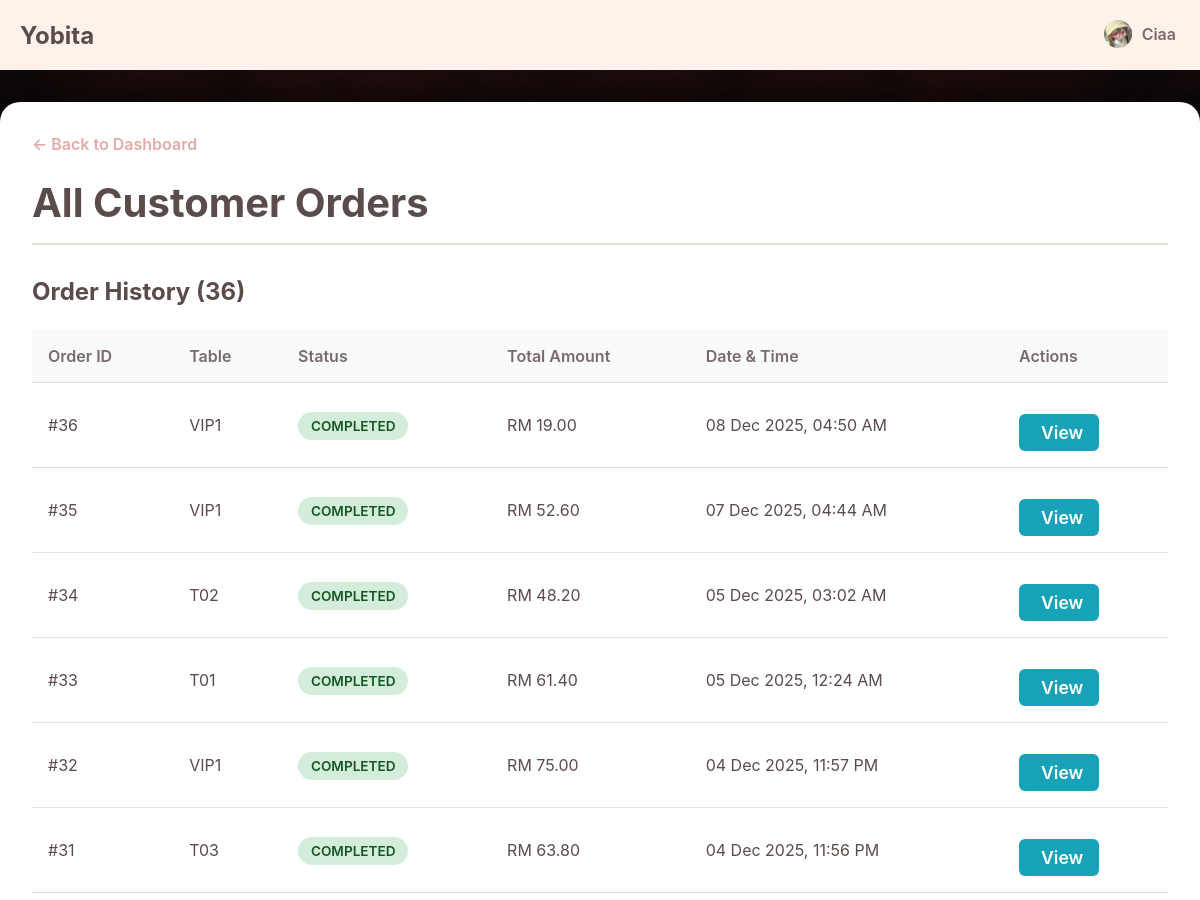
The app's page /app/admin/viewOrder.php (signed in, upper part), older data.
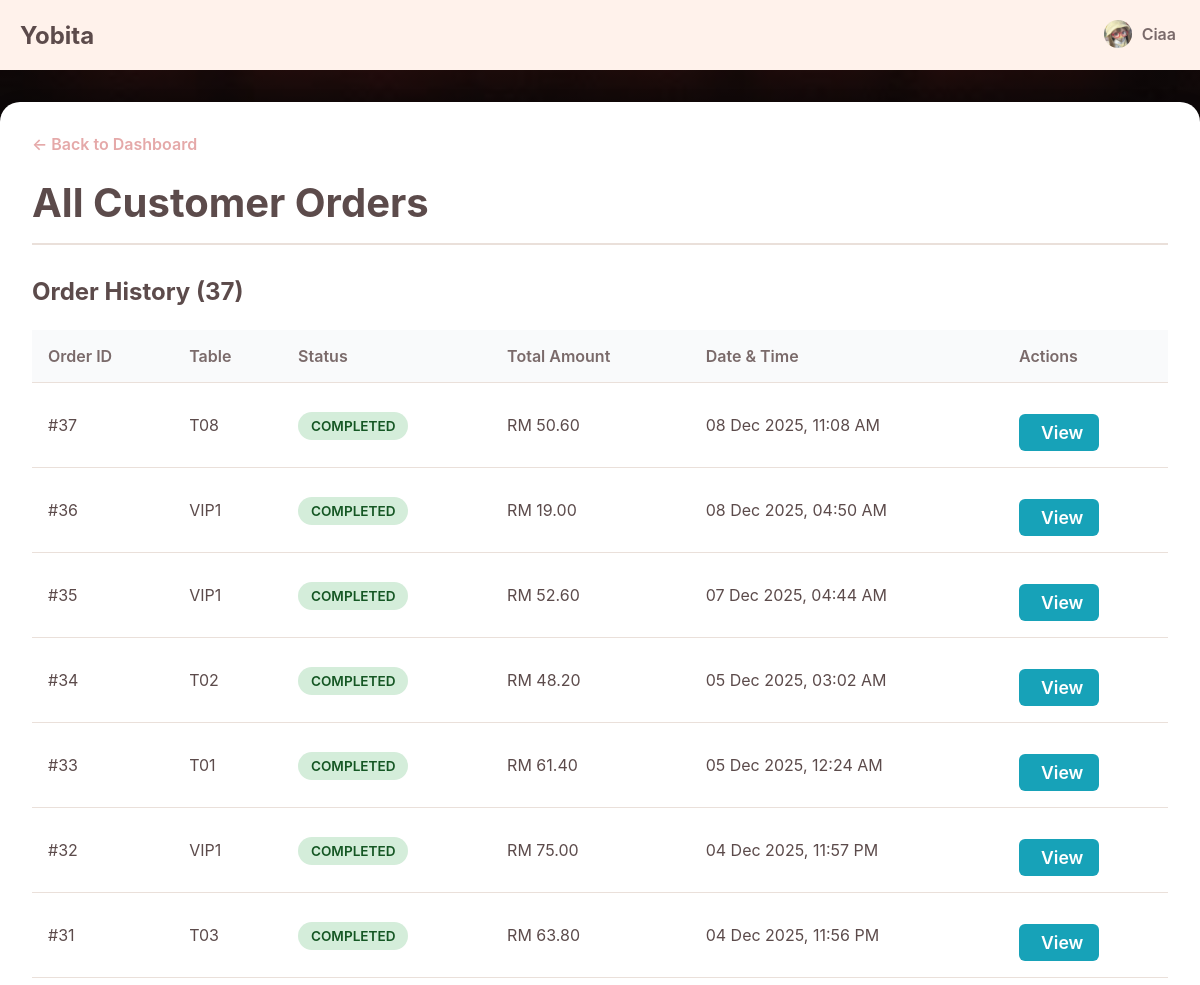
The same page, newer data.
### tables this page shows
CREATE TABLE `orders` (
  `id` int(10) UNSIGNED NOT NULL,
  `table_id` int(10) UNSIGNED NOT NULL,
  `user_id` int(10) UNSIGNED NOT NULL,
  `status` enum('pending','prepared','completed','cancelled') NOT NULL DEFAULT 'pending',
  `total_amount` decimal(10,2) DEFAULT 0.00,
  `created_at` timestamp NOT NULL DEFAULT current_timestamp()
);

CREATE TABLE `dining_tables` (
  `id` int(10) UNSIGNED NOT NULL,
  `table_number` varchar(10) NOT NULL,
  `capacity` int(11) NOT NULL DEFAULT 4,
  `status` enum('available','occupied','reserved') NOT NULL DEFAULT 'available'
);

### app/admin/viewOrder.php (the view, shortened to what this page needs)
<?php
require_once '../connection.php';
$basePath = "../";
include '../_header.php';
try {
    $sql = "SELECT
                o.id,
                o.status,
                o.total_amount,
                o.created_at,
                dt.table_number
            FROM orders o
            JOIN dining_tables dt ON o.table_id = dt.id
            ORDER BY o.created_at DESC";
    $stmt = $pdo->query($sql);
    $orders = $stmt->fetchAll();
} catch (PDOException $e) {
    $orders = [];
    $message = "Error fetching orders: " . $e->getMessage();
    $message_type = "error";
}
$status_classes = [
    'pending' => 'status-pending',
    'completed' => 'status-completed',
    'cancelled' => 'status-cancelled'
];
?>
<link rel="stylesheet" href="<?php echo $basePath; ?>css/viewOrders.css">
<main class="main-wrapper">
    <div class="admin-container">
        <a href="dashboard.php" class="back-link">← Back to Dashboard</a>
        <div class="page-header">
            <h1>All Customer Orders</h1>
        </div>
        <div class="orders-list-section">
            <h2 class="section-title">Order History (<?php echo count($orders); ?>)</h2>
            <div class="table-responsive">
                <table>
                    <thead>
                        <tr>
                            <th>Order ID</th>
                            <th>Table</th>
                            <th>Status</th>
                            <th>Total Amount</th>
                            <th>Date & Time</th>
                            <th>Actions</th>
                        </tr>
                    </thead>
                    <tbody>
                        <?php if (empty($orders)): ?>
                            <tr>
                                <td colspan="6">No orders have been placed yet.</td>
                            </tr>
                        <?php else: ?>
                            <?php foreach ($orders as $order): ?>
                                <tr>
                                    <td data-label="Order ID">#<?php echo htmlspecialchars($order['id']); ?></td>
                                    <td data-label="Table"><?php echo htmlspecialchars($order['table_number']); ?></td>
                                    <td data-label="Status">
                                        <span class="status-badge <?php echo $status_classes[$order['status']] ?? ''; ?>">
                                            <?php echo htmlspecialchars(ucfirst($order['status'])); ?>
                                        </span>
                                    </td>
                                    <td data-label="Total Amount">RM <?php echo number_format($order['total_amount'], 2); ?></td>
                                    <td data-label="Date & Time"><?php echo date("d M Y, h:i A", strtotime($order['created_at'])); ?></td>
                                    <td class="actions-cell" data-label="Actions">
                                        <a href="orderDetail.php?id=<?php echo $order['id']; ?>" class="action-btn view-btn">
                                            <ion-icon name="eye-outline"></ion-icon> View
                                        </a>
                                    </td>
                                </tr>
                            <?php endforeach; ?>
                        <?php endif; ?>
                    </tbody>
                </table>
            </div>
        </div>
    </div>
</main>

Row changes from the older to the newer data that the page shows:
added orders: id "37", table.table_number "T08", status "COMPLETED", total_amount "50.60", created_at "08 Dec 2025, 11:08 AM"
Text that changed along with them:
count($orders): "36" → "37"
